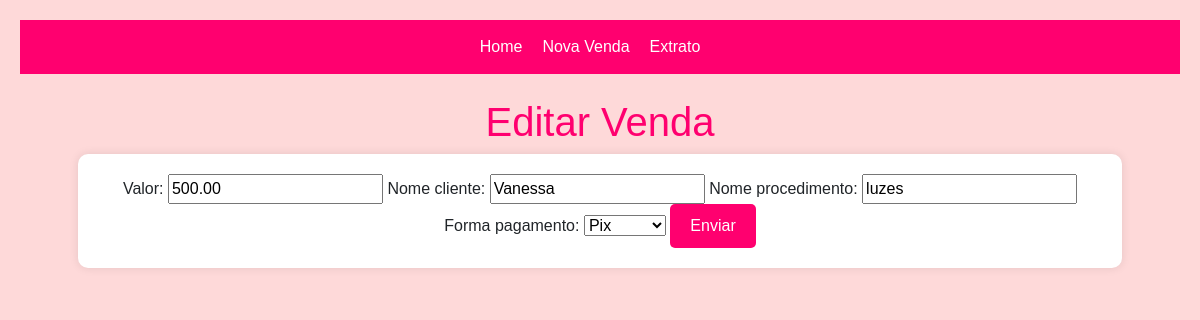
The app's page /appvendas/editar_venda/28/ with its own data.
### appvendas/models.py (models this page shows, shortened)
class Venda(models.Model):
    FORMAS_DE_PAGAMENTO = [
        ('pix', 'Pix'),
        ('debito', 'Débito'),
        ('credito_vista', 'Crédito'),
        ('dinheiro', 'Dinheiro'),
        ('troca', 'Troca'),
        ('fiado', 'Fiado'),
    ]
    valor = models.DecimalField(max_digits=10, decimal_places=2)
    forma_pagamento = models.CharField(max_length=20, choices=FORMAS_DE_PAGAMENTO)
    data = models.DateField(auto_now_add=True)
    nome_procedimento =  models.CharField(max_length=100, default=' ')
    nome_cliente = models.CharField(max_length=100, default=' ')

### appvendas/views.py (the view)
# urls.py: path('editar_venda/<int:venda_id>/', views.editar_venda, name='editar_venda'),
def editar_venda(request, venda_id):
    venda = get_object_or_404(Venda, pk=venda_id)
    if request.method == 'POST':
        form = VendaForm(request.POST, instance=venda)
        if form.is_valid():
            form.save()
            return redirect('listar_vendas')  # Redireciona para a lista de vendas após editar
    else:
        form = VendaForm(instance=venda)
    return render(request, 'editar_venda.html', {'form': form})

### appvendas/forms.py
class VendaForm(forms.ModelForm):
    class Meta:
        model = Venda
        fields = ['valor', 'nome_cliente', 'nome_procedimento', 'forma_pagamento']

### appvendas/templates/editar_venda.html (shortened to what this page needs)
{% include 'header.html' %}
    <div><br>
        <h1>Editar Venda</h1>
        <form method="post">
            {% for field in form %}
            {{ field.label_tag }}
            {{ field }}
            {% endfor %}
            <button type="submit">Enviar</button>
        </form>
    </div>
{% include 'footer.html' %}

### appvendas/static/estilo.css (style rules this page uses)
body { background-color: #fd000026; font-family: "Arial", sans-serif; text-align: center; padding: 20px; }
h1 { font-size: 40px; color: #ff006f; }
form { max-width: 90%; margin: 0 auto; padding: 20px; border-radius: 10px; box-shadow: 0 0 10px rgba(0, 0, 0, 0.1); background-color: #ffffff; }
button { padding: 10px 20px; background-color: #ff006f; color: #fff; border: none; border-radius: 5px; cursor: pointer; }

### records on screen
Venda: form "500.00" "Vanessa" "luzes" "Pix"

### other values on screen
{{ field.label_tag }} "Valor:" "Nome cliente:" "Nome procedimento:" "Forma pagamento:"
